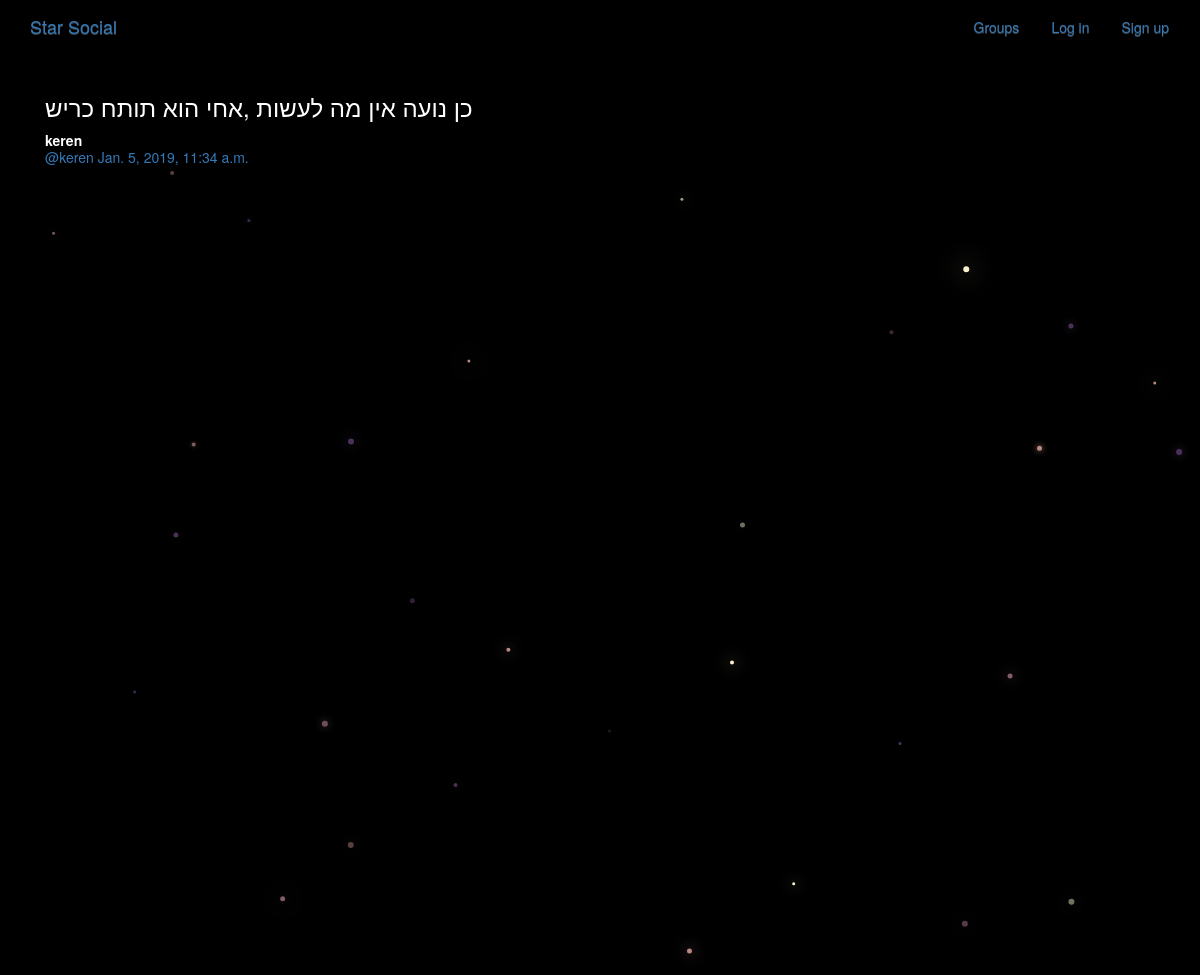
Page /posts/by/keren/8/ on the committed database.
### posts/models.py (models this page shows, shortened)
class Post(models.Model):
    user = models.ForeignKey(User, related_name="posts")
    created_at = models.DateTimeField(auto_now=True)
    message = models.TextField()
    message_html = models.TextField(editable=False)
    group = models.ForeignKey(Group, related_name="posts",null=True, blank=True)
    class Meta:
        ordering = ["-created_at"]
        unique_together = ["user", "message"]

### posts/views.py (the view)
# urls.py: url(r"^by/(?P<username>[-\w]+)/(?P<pk>\d+)/$", views.PostDetail.as_view(), name="single"),
class PostDetail(SelectRelatedMixin, generic.DetailView):
    model = models.Post
    select_related = ("user", "group")
    def get_queryset(self):
        queryset = super().get_queryset()
        return queryset.filter(
            user__username__iexact=self.kwargs.get("username")
        )

### posts/templates/posts/post_detail.html
{% extends "posts/post_base.html" %}
{% block post_content %}
<div class="col-md-8">
{% include "posts/_post.html" %}
</div>
{% endblock post_content %}

### posts/templates/posts/_post.html (shortened to what this page needs)
<div class="post media">
    <h3>{{ post.message_html|safe}}</h3>
    <div class="media-body">
        <strong>{{ post.user.username}}</strong>
        <h5 class="media-heading">
            <span class="username">
                <a href="{% url 'posts:for_user' username=post.user.username %}">@{{ post.user.username }}</a>
            </span>
            <time>
                <a href="{% url 'posts:single' username=post.user.username pk=post.pk %}">
                    {{post.created_at}}
                </a>
            </time>
        </h5>
    </div>
</div>

### static/simplesocial/css/master.css (style rules this page uses)
body { margin: 0; overflow: hidden; background-color: black; color:white; }

### rows in the picture
Post: message_html "כן נועה אין מה לעשות ,אחי הוא תותח כריש", user.username "keren", created_at "Jan. 5, 2019, 11:34 a.m."
